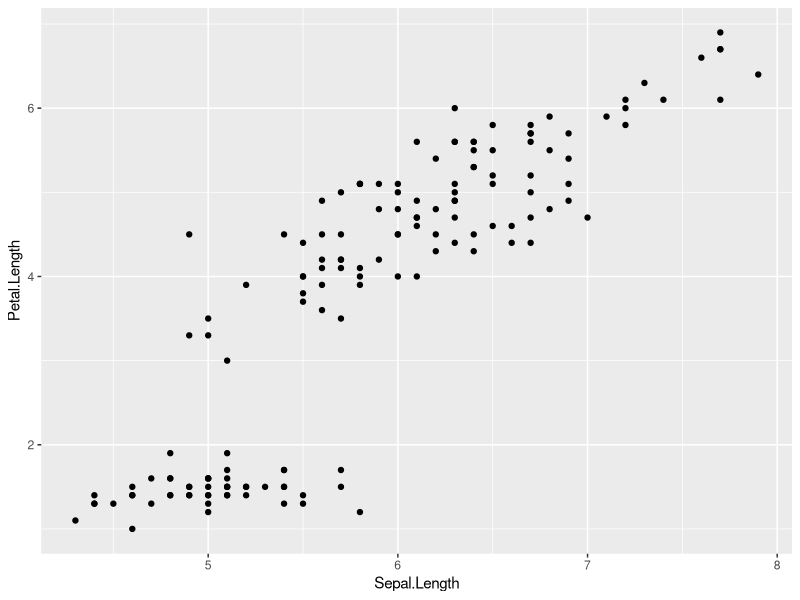
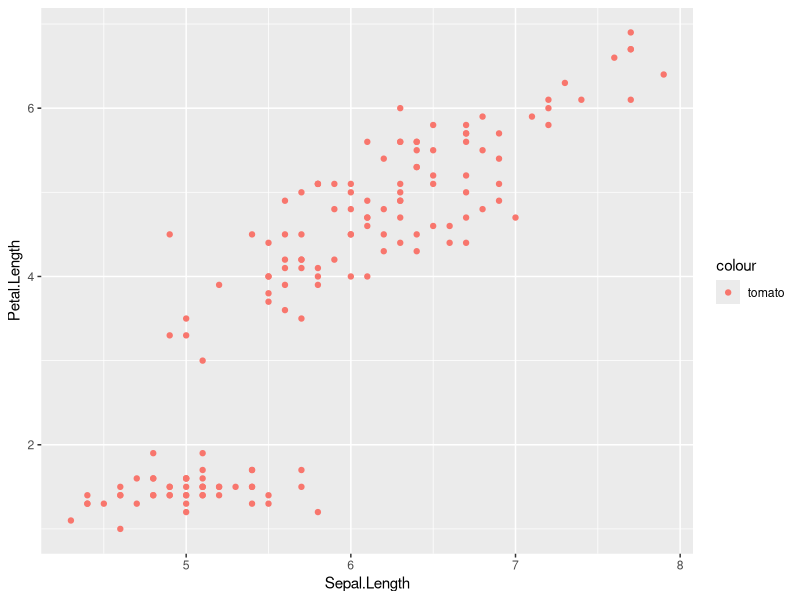
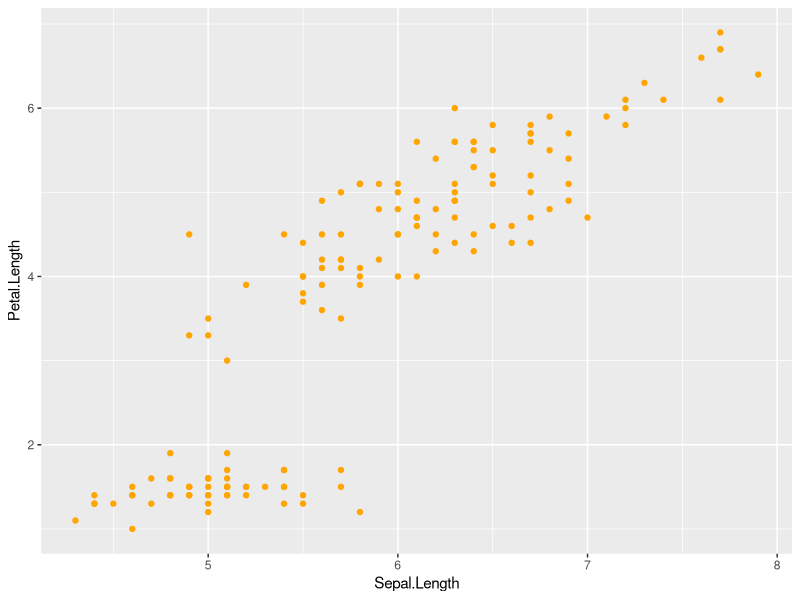
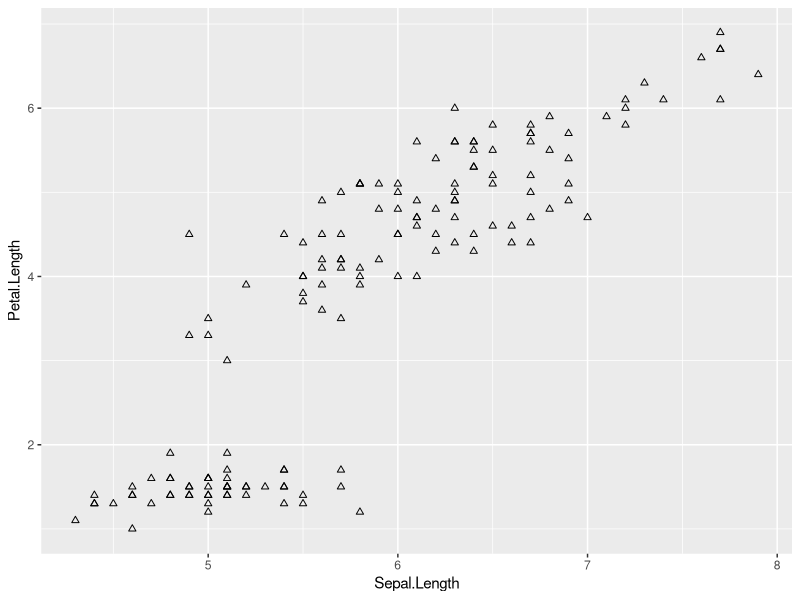
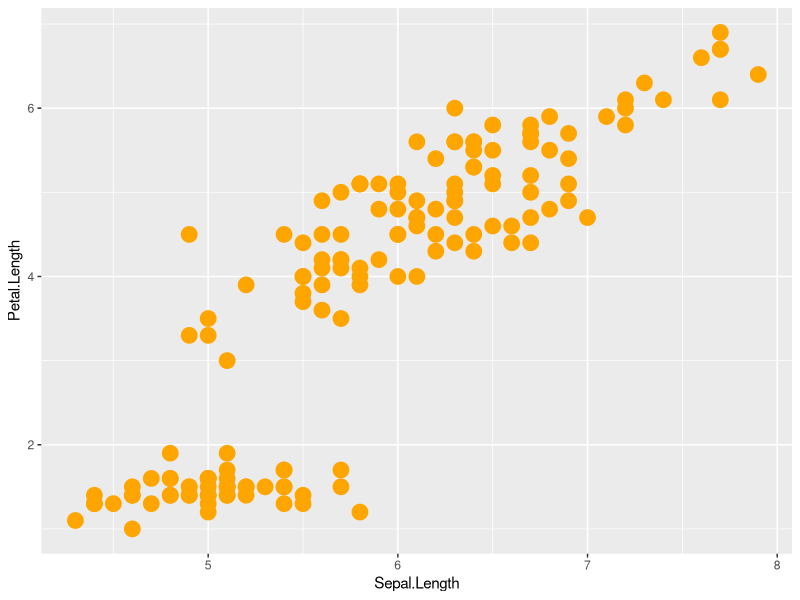
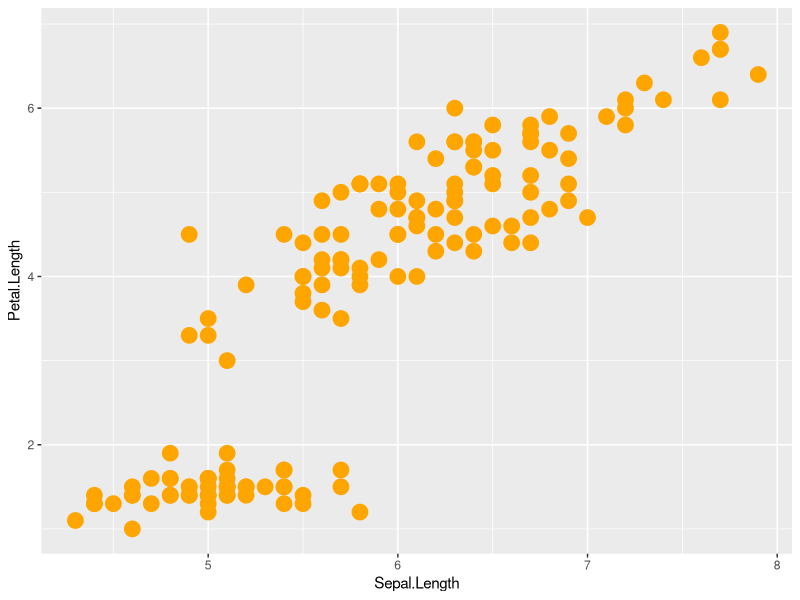
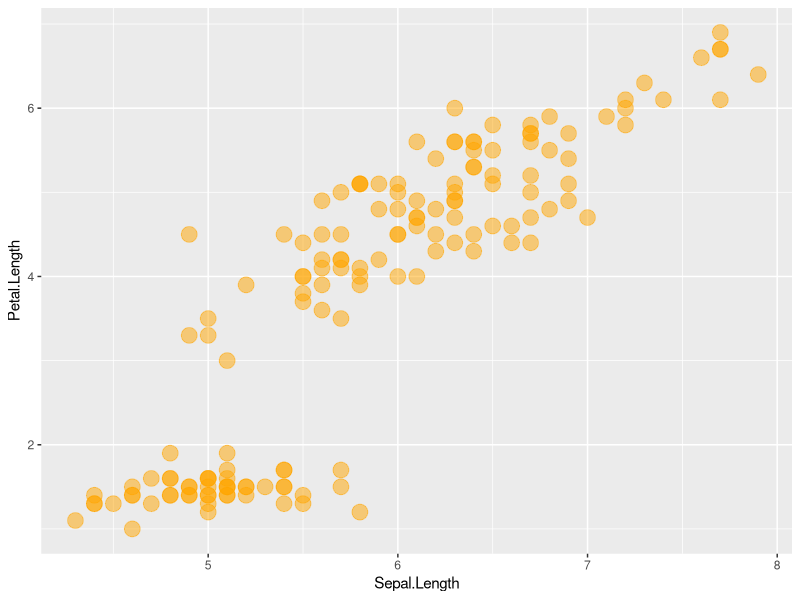
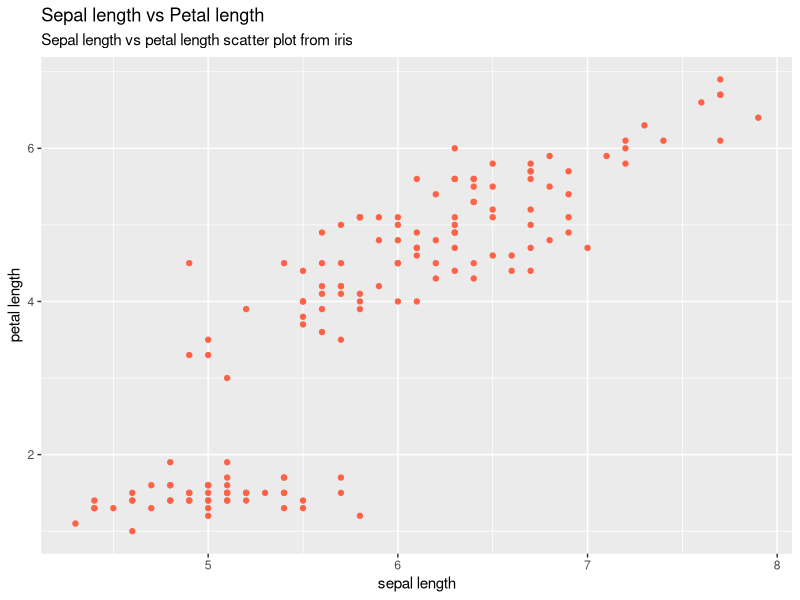

Recreate these plots in R, in order.
# load library
library(ggplot2)
library(tidyverse)
library(RColorBrewer)

# load data
# we will use iris database for this purpose
data(iris)

# inspecting data and structure
head(iris, 5)
tail(iris, 5)
str(iris)


# a scatter plot plots two continuous variables as dots or points
# geom_point() is used for scatter plot

ggplot(data = iris, aes(x= Sepal.Length, y= Petal.Length))+ 
        geom_point()

# the points can be colored 
ggplot(data = iris, aes(x= Sepal.Length, y= Petal.Length, col= "tomato"))+ 
        geom_point()


ggplot(data = iris, aes(x= Sepal.Length, y= Petal.Length))+ 
        geom_point(col= "orange")

# the shape of the points can be changed 

ggplot(data = iris, aes(x= Sepal.Length, y= Petal.Length))+ 
        geom_point(shape= 2)

# size can be changed 
ggplot(data = iris, aes(x= Sepal.Length, y= Petal.Length))+ 
        geom_point(col= "orange", size= 5)

# transparency of the points can be changed

ggplot(data = iris, aes(x= Sepal.Length, y= Petal.Length))+ 
        geom_point(col= "orange", size= 5, alpha= 1)

ggplot(data = iris, aes(x= Sepal.Length, y= Petal.Length))+ 
        geom_point(col= "orange", size= 5, alpha= 0.5)


# labels can be set on the figures with labs()
# main is for title
# sub is for subtitle
# xlab for x axis labeling
# ylab is for y axis labeling

ggplot(data = iris, aes(x= Sepal.Length, y= Petal.Length, ))+ 
        geom_point(col= "tomato")+
        ggtitle("Sepal length vs Petal length", 
                subtitle = "Sepal length vs petal length scatter plot from iris")+
        xlab("sepal length")+
        ylab("petal length")

ggplot(data = iris, aes(x= Sepal.Length, y= Petal.Length))+ 
        geom_point(col= "orange")+
        labs(title = "Sepal length vs Petal length", 
             subtitle = "Sepal length vs petal length scatter plot from iris", 
             caption = "ferdausur Rahman")+
        xlab("Sepal length")+
        ylab("Petal length")


# all the features can also be changed with a variable on the data

ggplot(data = iris, aes(x= Sepal.Length, y= Petal.Length))+ 
        geom_point(col= "orange", size= iris$Sepal.Width, alpha= 0.5)

ggplot(data = iris, aes(x= Sepal.Length, y= Petal.Length, col= Species))+ 
        geom_point(size= 3, alpha= 0.5)


# lines can be made on the points like linier regression 
ggplot(data = iris, aes(x= Sepal.Length, y= Petal.Length, col= Species))+ 
        geom_point(size= 3, alpha= 0.5)+
        geom_smooth(method = "lm", fullrange= TRUE)


# label and text of points can be produced with geom_text()

ggplot(data = iris, aes(x= Sepal.Length, y= Petal.Length, col= Species))+ 
        geom_point(size= 3, alpha= 0.5)+
        geom_text(label= iris$Species, nudge_x = 0.25, nudge_y = 0.25, 
                  check_overlap = TRUE)

ggplot(data = iris, aes(x= Sepal.Length, y= Petal.Length, col= Species))+ 
        geom_point(size= 3, alpha= 0.5)+
        geom_label(label= iris$Species, color= "black")

# labels can be customized for specifics

ggplot(data = iris, aes(x= Sepal.Length, y= Petal.Length, col= Species))+ 
        geom_point(size= 3, alpha= 0.5)+
        geom_text(data = iris%>%
                          filter(Species== "versicolor"), 
                  aes(label= Species, color= "black"), 
                  nudge_x = 0.25, nudge_y = 0.25, 
                  check_overlap = TRUE
                          )




